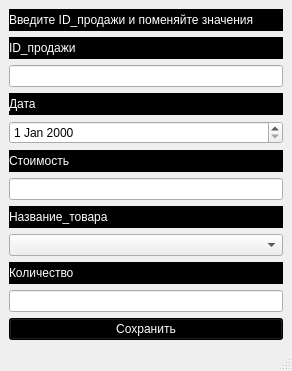
<?xml version="1.0" encoding="UTF-8"?>
<ui version="4.0">
 <class>redak_sold</class>
 <widget class="QMainWindow" name="redak_sold">
  <property name="geometry">
   <rect>
    <x>0</x>
    <y>0</y>
    <width>292</width>
    <height>371</height>
   </rect>
  </property>
  <property name="windowTitle">
   <string>Редактирование</string>
  </property>
  <widget class="QWidget" name="centralwidget">
   <layout class="QVBoxLayout" name="verticalLayout">
    <item>
     <widget class="QLabel" name="label_4">
      <property name="styleSheet">
       <string notr="true">font: 11pt &quot;Times New Roman&quot;;
background-color: rgb(0, 0, 0);
color: rgb(255, 255, 255);</string>
      </property>
      <property name="text">
       <string>Введите ID_продажи и поменяйте значения</string>
      </property>
     </widget>
    </item>
    <item>
     <widget class="QLabel" name="label">
      <property name="styleSheet">
       <string notr="true">font: 11pt &quot;Times New Roman&quot;;
background-color: rgb(0, 0, 0);
color: rgb(255, 255, 255);</string>
      </property>
      <property name="text">
       <string>ID_продажи</string>
      </property>
     </widget>
    </item>
    <item>
     <widget class="QLineEdit" name="lineEdit">
      <property name="styleSheet">
       <string notr="true">font: 11pt &quot;Times New Roman&quot;;</string>
      </property>
     </widget>
    </item>
    <item>
     <widget class="QLabel" name="label_2">
      <property name="styleSheet">
       <string notr="true">font: 11pt &quot;Times New Roman&quot;;
background-color: rgb(0, 0, 0);
color: rgb(255, 255, 255);</string>
      </property>
      <property name="text">
       <string>Дата</string>
      </property>
     </widget>
    </item>
    <item>
     <widget class="QDateEdit" name="dateEdit">
      <property name="styleSheet">
       <string notr="true">font: 11pt &quot;Times New Roman&quot;;</string>
      </property>
     </widget>
    </item>
    <item>
     <widget class="QLabel" name="label_3">
      <property name="styleSheet">
       <string notr="true">font: 11pt &quot;Times New Roman&quot;;
background-color: rgb(0, 0, 0);
color: rgb(255, 255, 255);</string>
      </property>
      <property name="text">
       <string>Стоимость</string>
      </property>
     </widget>
    </item>
    <item>
     <widget class="QLineEdit" name="lineEdit_3">
      <property name="styleSheet">
       <string notr="true">font: 11pt &quot;Times New Roman&quot;;</string>
      </property>
     </widget>
    </item>
    <item>
     <widget class="QLabel" name="label_5">
      <property name="styleSheet">
       <string notr="true">font: 11pt &quot;Times New Roman&quot;;
background-color: rgb(0, 0, 0);
color: rgb(255, 255, 255);</string>
      </property>
      <property name="text">
       <string>Название_товара</string>
      </property>
     </widget>
    </item>
    <item>
     <widget class="QComboBox" name="comboBox">
      <property name="styleSheet">
       <string notr="true">font: 11pt &quot;Times New Roman&quot;;</string>
      </property>
     </widget>
    </item>
    <item>
     <widget class="QLabel" name="label_6">
      <property name="styleSheet">
       <string notr="true">font: 11pt &quot;Times New Roman&quot;;
background-color: rgb(0, 0, 0);
color: rgb(255, 255, 255);</string>
      </property>
      <property name="text">
       <string>Количество</string>
      </property>
     </widget>
    </item>
    <item>
     <widget class="QLineEdit" name="lineEdit_5">
      <property name="styleSheet">
       <string notr="true">font: 11pt &quot;Times New Roman&quot;;</string>
      </property>
     </widget>
    </item>
    <item>
     <widget class="QPushButton" name="redak">
      <property name="styleSheet">
       <string notr="true">width: 50px;
font: 75 14pt &quot;Times New Roman&quot;;
background-color: rgb(0, 0, 0);
color: rgb(255, 255, 255);</string>
      </property>
      <property name="text">
       <string>Сохранить</string>
      </property>
     </widget>
    </item>
   </layout>
  </widget>
  <widget class="QMenuBar" name="menubar">
   <property name="geometry">
    <rect>
     <x>0</x>
     <y>0</y>
     <width>292</width>
     <height>21</height>
    </rect>
   </property>
  </widget>
  <widget class="QStatusBar" name="statusbar"/>
 </widget>
 <resources/>
 <connections/>
</ui>
